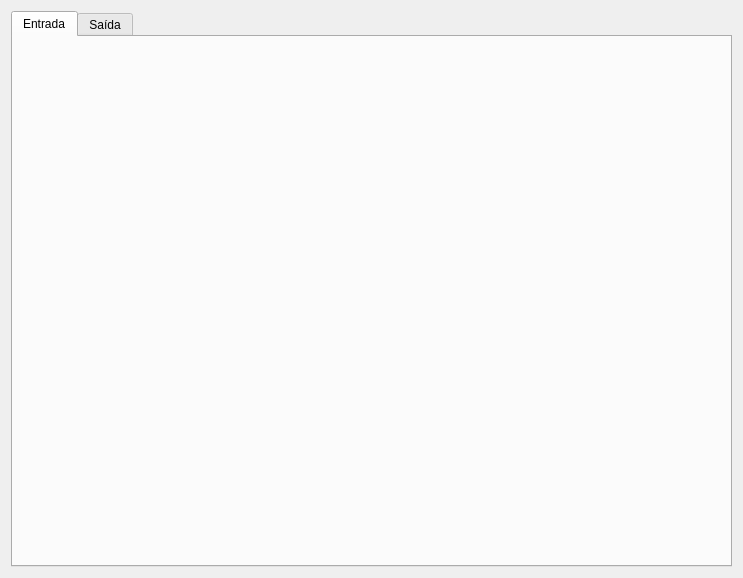
<?xml version="1.0" encoding="UTF-8"?>
<ui version="4.0">
 <class>WidgetNfe</class>
 <widget class="QWidget" name="WidgetNfe">
  <property name="geometry">
   <rect>
    <x>0</x>
    <y>0</y>
    <width>743</width>
    <height>578</height>
   </rect>
  </property>
  <property name="windowTitle">
   <string>Form</string>
  </property>
  <layout class="QGridLayout" name="gridLayout">
   <item row="0" column="0">
    <widget class="QTabWidget" name="tabWidgetNfe">
     <property name="currentIndex">
      <number>0</number>
     </property>
     <widget class="QWidget" name="tab_4">
      <attribute name="title">
       <string>Entrada</string>
      </attribute>
      <layout class="QGridLayout" name="gridLayout_44">
       <item row="0" column="0">
        <widget class="WidgetNfeEntrada" name="widgetEntrada" native="true"/>
       </item>
      </layout>
     </widget>
     <widget class="QWidget" name="tab_8">
      <attribute name="title">
       <string>Saída</string>
      </attribute>
      <layout class="QGridLayout" name="gridLayout_45">
       <item row="0" column="0">
        <widget class="WidgetNfeSaida" name="widgetSaida" native="true"/>
       </item>
      </layout>
     </widget>
    </widget>
   </item>
  </layout>
 </widget>
 <customwidgets>
  <customwidget>
   <class>WidgetNfeSaida</class>
   <extends>QWidget</extends>
   <header>src/widgetnfesaida.h</header>
   <container>1</container>
  </customwidget>
  <customwidget>
   <class>WidgetNfeEntrada</class>
   <extends>QWidget</extends>
   <header>src/widgetnfeentrada.h</header>
   <container>1</container>
  </customwidget>
 </customwidgets>
 <resources/>
 <connections/>
</ui>
